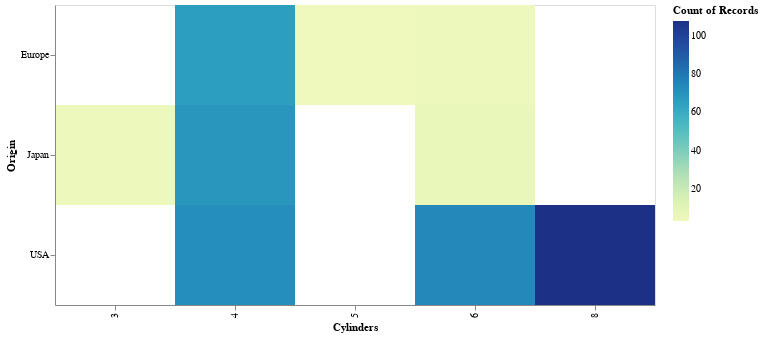

The notebook cell saved with this chart:
### Markdown cell above
-----
# Some more cool examples
<br>

### Code cell
selector = alt.selection_interval()

alt.Chart(df).mark_rect().encode(
        x="Cylinders:O",
        y="Origin:N",
        color=alt.condition(selector, 'count()', alt.value('lightgray'))
    ).properties(
        width=600,
        height=300
    ).add_selection(
        selector
    )

### Figure 1 — Vega-Lite specification as saved in the notebook (floating-point values rounded to 4 significant figures; data arrays with more than 128 entries replaced by an {"elided": "..."} marker saying what was removed)
{"$schema": "https://vega.github.io/schema/vega-lite/v2.6.0.json", "config": {"view": {"height": 300, "width": 400}}, "data": {"name": "data-f02450ab61490a1363517a0190416235"}, "datasets": {"data-f02450ab61490a1363517a0190416235": {"elided": "406 records"}}, "encoding": {"color": {"condition": {"aggregate": "count", "selection": "selector005", "type": "quantitative"}, "value": "lightgray"}, "x": {"field": "Cylinders", "type": "ordinal"}, "y": {"field": "Origin", "type": "nominal"}}, "height": 300, "mark": "rect", "selection": {"selector005": {"encodings": ["x", "y"], "mark": {"fill": "#333", "fillOpacity": 0.125, "stroke": "white"}, "on": "[mousedown, window:mouseup] > window:mousemove!", "resolve": "global", "translate": "[mousedown, window:mouseup] > window:mousemove!", "type": "interval", "zoom": "wheel!"}}, "width": 600}
